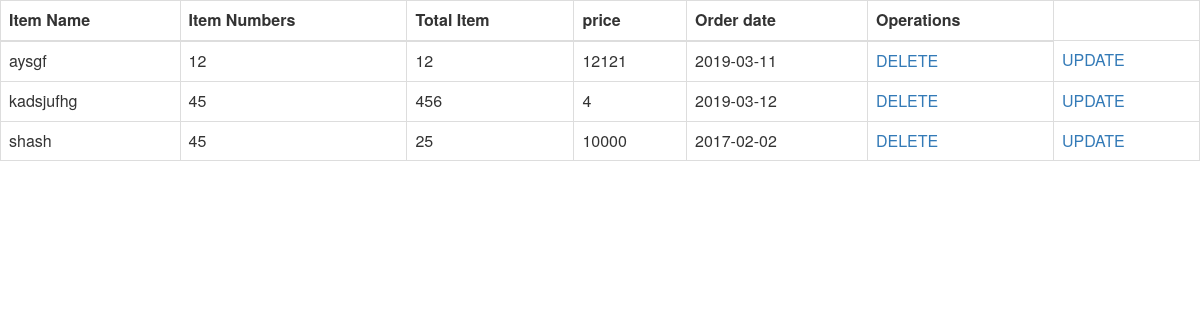
The page /view/view.php on the database its author committed.
### tables this page shows
CREATE TABLE `shopping_cart` (
  `cust_id` int(100) NOT NULL,
  `avail_item_names` varchar(255) NOT NULL,
  `avail_item_numbers` varchar(100) NOT NULL,
  `total_number_items` int(11) NOT NULL,
  `total_price` int(11) NOT NULL,
  `order_date` date NOT NULL
);

### view/view.php (the view, shortened to what this page needs)
<link rel="stylesheet" href="https://maxcdn.bootstrapcdn.com/bootstrap/3.4.0/css/bootstrap.min.css">
<table class="table table-hover table-bordered">
<thead>
  <tr>
    <th scope="col">Item Name</th>
    <th scope="col">Item Numbers</th>
    <th scope="col">Total Item</th>
    <th scope="col">price</th>
    <th scope="col">Order date </th>
    <th scope="col">Operations</th>
  </tr>
</thead>
<tbody>
<?php
    include "connection.php";
    $query = "SELECT * FROM `shopping_cart`";
    $result = mysqli_query($conn,$query);
    while($raw = mysqli_fetch_assoc($result)){
        echo
            '<tr>
                <td>'.$raw['avail_item_names'].'</td>
                <td>'.$raw['avail_item_numbers'].'</td>
                <td>'.$raw['total_number_items'].'</td>
                <td>'.$raw['total_price'].'</td>
                <td>'.$raw['order_date']."</td>
                <td><a href='delete.php?customer_id=".$raw['cust_id']."'>DELETE</td>
                <td><a href='update_name.php?customer_id=".$raw['cust_id']."'>UPDATE</td>
            </tr>";
    }
?>
  </tbody>
</table>

### rows shown on the page
shopping_cart: avail_item_names "aysgf", avail_item_numbers "12", total_number_items "12", total_price "12121", order_date "2019-03-11"
shopping_cart: avail_item_names "kadsjufhg", avail_item_numbers "45", total_number_items "456", total_price "4", order_date "2019-03-12"
shopping_cart: avail_item_names "shash", avail_item_numbers "45", total_number_items "25", total_price "10000", order_date "2017-02-02"
